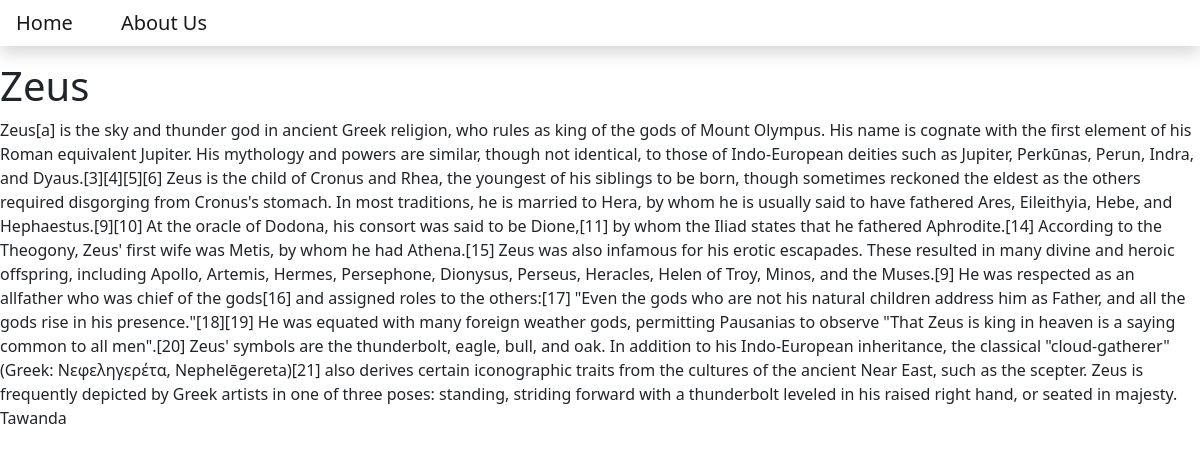
Page /Zeus on the committed database.
### blog/models.py (models this page shows, shortened)
class Post(models.Model):
    title=models.CharField(max_length=200)
    content=models.TextField()
    date_created=models.DateTimeField(auto_now_add=True)
    slug=models.SlugField(max_length=200, unique=True)
    author=models.ForeignKey(to=User, on_delete=models.CASCADE) ##if user is deleted the content will also be deleted
    status=models.IntegerField(choices=STATUS, default=0) ## Differenciates between draft content and completed content

### blog/views.py (the view)
# urls.py: path('<slug:slug>', views.BlogView.as_view(), name='blog_view'),
class BlogView(generic.DetailView):
    model= Post
    template_name='blog.html'

### templates/blog.html
{% extends 'base.html' %}
{% block content %}
        <h1>{{object.title}}</h1>
        <p1>{{object.content}}</p1>
        <p1> {{object.author}}</p1>
{% endblock content %}

### rows in the picture
Post: title "Zeus", content "Zeus[a] is the sky and thunder god in ancient Greek religion, who rules as king of the gods of Mount Olympus. His name is cognate with the first element of his Roman equivalent Jupiter. His mythology and powers are similar, though not identical, to those of Indo-European deities such as Jupiter, Perkūnas, Perun, Indra, and Dyaus.[3][4][5][6] Zeus is the child of Cronus and Rhea, the youngest of his siblings to be born, though sometimes reckoned the eldest as the others required disgorging from Cronus's stomach. In most traditions, he is married to Hera, by whom he is usually said to have fathered Ares, Eileithyia, Hebe, and Hephaestus.[9][10] At the oracle of Dodona, his consort was said to…", author "Tawanda"
